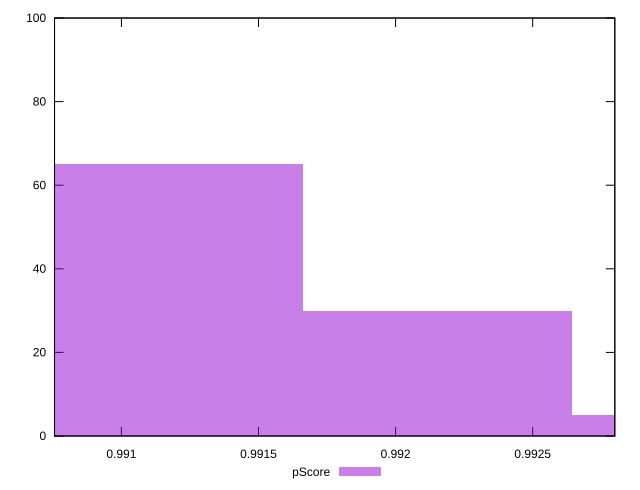

This chart was generated by the following gnuplot code:
reset

$pScore <<EOF
0.9911695432913317 65
0.9921528464096763 30
0.9931361495280209 5
EOF

set key outside below
set boxwidth 0.000983303118344575
set xrange [0.9907561121055553:0.9927995876428573]
set yrange [0:100]
set trange [0:100]
set style fill transparent solid 0.5 noborder
set terminal svg size 640, 490 enhanced background rgb 'white'
set output "reports/report_00031_2021-02-24T23-18-18.084Z/first-contentful-paint/samples/music/pScore/histogram.svg"

plot $pScore title "pScore" with boxes

reset
